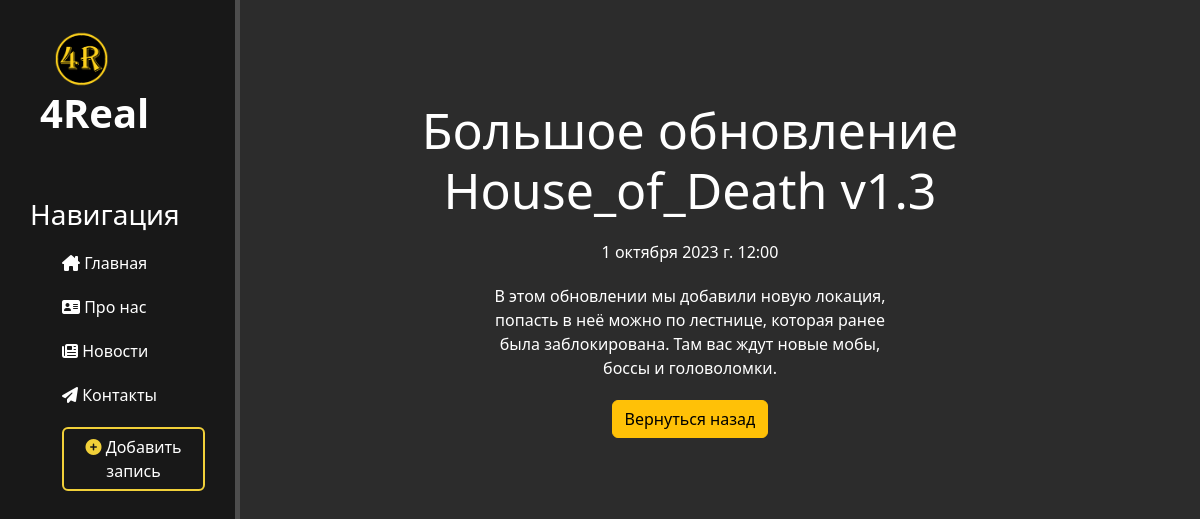
Screenshot of /info/10 with the database file from the repository.
### info/models.py (models this page shows, shortened)
class Articles(models.Model):
    title = models.CharField('Название', max_length=50)
    anons = models.CharField('Анонс', max_length=250)
    full_text = models.TextField('Статья')
    date = models.DateTimeField('Дата публикации')
    class Meta:
        verbose_name = 'Новость'
        verbose_name_plural = 'Новости'

### info/views.py (the view)
# urls.py: path('<int:pk>', NewsDetailView.as_view(), name ="info-detail")]
class NewsDetailView(DetailView):
    model = Articles
    template_name = 'info/details_view.html'
    context_object_name = 'article'

### info/templates/info/details_view.html (shortened to what this page needs)
{% extends 'News/layout.html' %}
{% block content %}
    <div class="features">
        <h1>{{ article.title }}</h1>
        <p>{{ article.date }}</p>
        <p>{{ article.full_text }}</p>
        <a href="{% url 'info_home' %}" class="btn btn-warning">Вернуться назад</a>
    </div>
{%endblock%}

### News/static/News/css/main.css (style rules this page uses)
body { background: #2c2c2c; }
main .features { float: left; color: #fff; margin-top: 100px; text-align: center; width: 75%; }
main .features h1 { font-size: 50px; }
main .features p { max-width: 400px; margin: 20px auto; }
a { color: #ed5959; }

### rows the page displays
Articles: title "Большое обновление House_of_Death v1.3", date "1 октября 2023 г. 12:00", full_text "В этом обновлении мы добавили новую локация, попасть в неё можно по лестнице, которая ранее была заблокирована. Там вас ждут новые мобы, боссы и головоломки."
